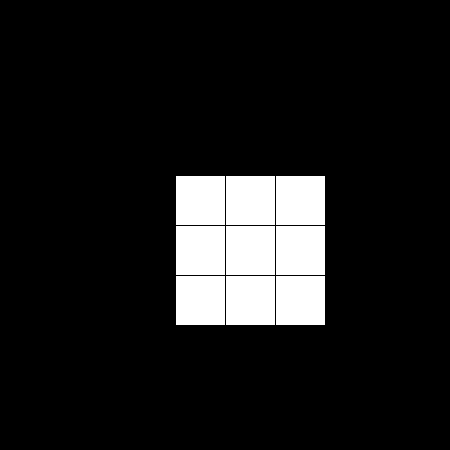
Frame 1 (no input)
Frame 60 (the mouse pressed at the canvas centre just before this capture): identical to frame 1, image omitted
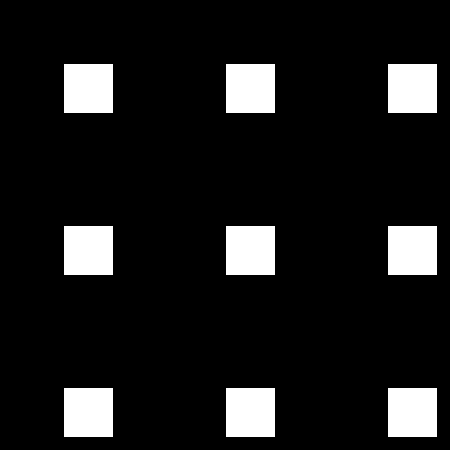
Frame 120 (the mouse held since frame 60 and released just before this capture)

The Processing sketch that drew these frames (run headless with seeded random() and noise(); from frame 60 on, the mouse is pressed at the canvas centre):

// Processing sketch: processing_159467
// ── processing_159467.pde

int gap;
void setup(){
size(450,450);
}
void draw(){
background(0); 
  
translate(width/2,height/2);
rect(-50-gap,-50-gap,50,50);
rect(0,-50-gap,50,50);
rect(50+gap,-50-gap,50,50);
rect(-50-gap,0,50,50);
rect(0,0,50,50);
rect(50+gap,0,50,50);
rect(-50-gap,50+gap,50,50);
rect(0,50+gap,50,50);
rect(50+gap,50+gap,50,50);
  
gap = mouseX/2;
}
